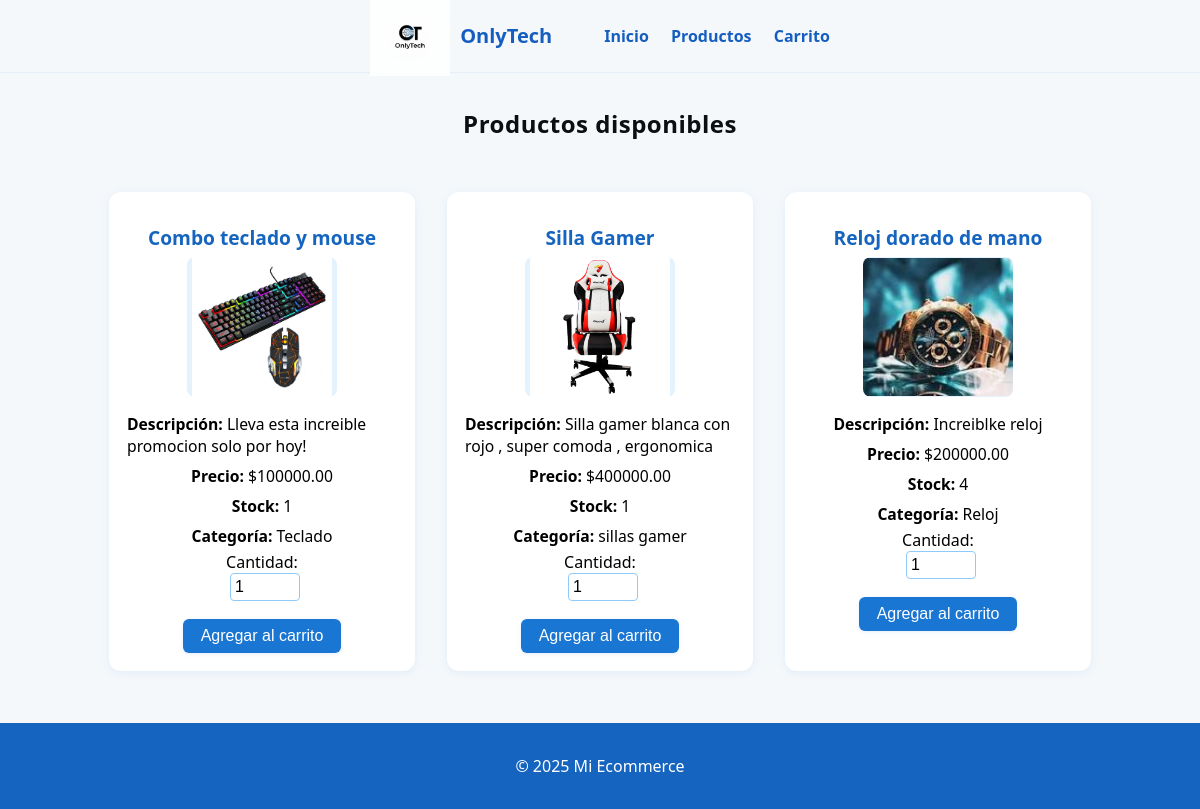
The app's page /, older data.
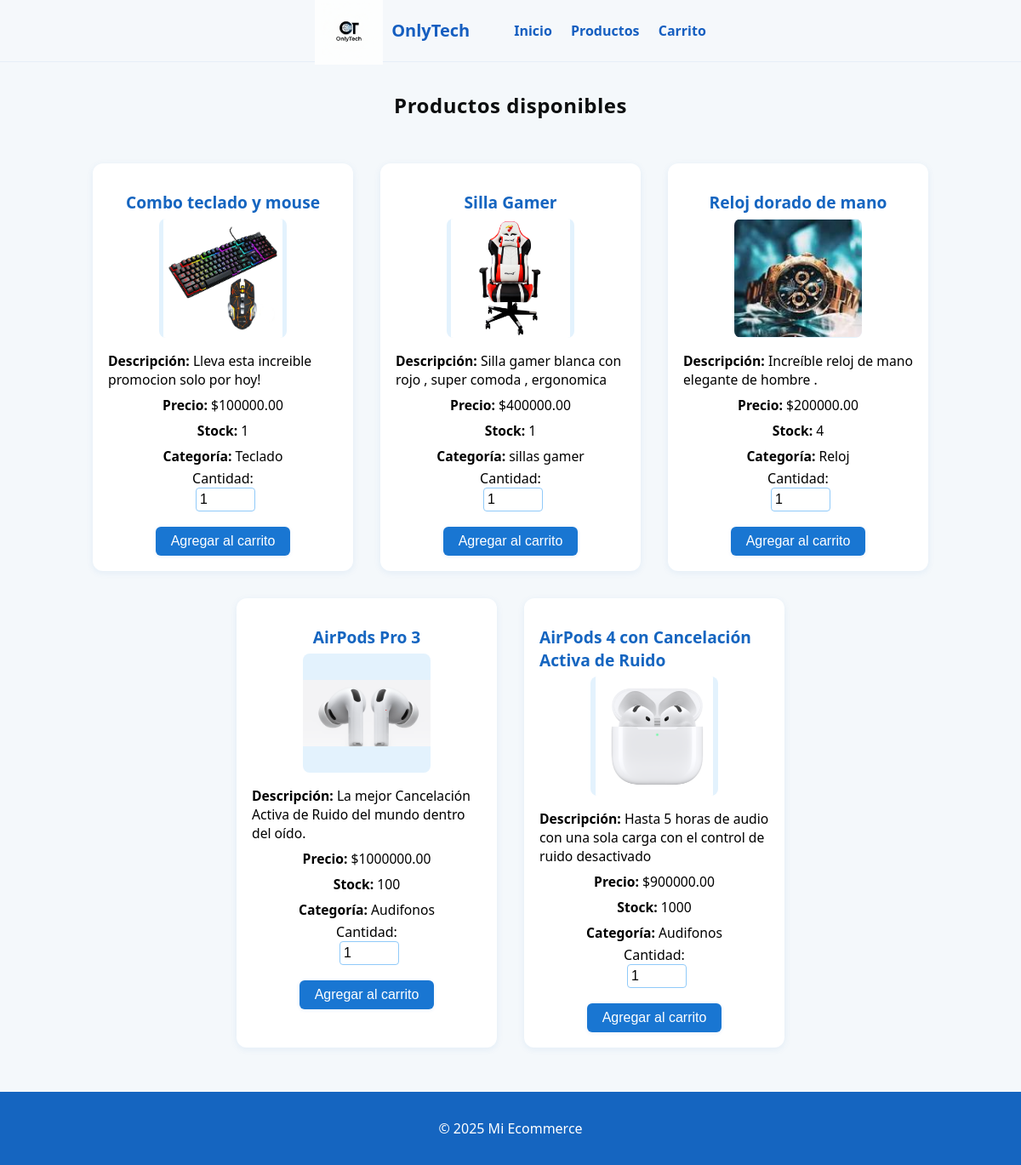
The same page, newer data.
### tienda/models.py (models this page shows, shortened)
class Producto(models.Model):
    nombre = models.CharField(max_length=100)
    descripcion = models.TextField()
    precio = models.DecimalField(max_digits=10, decimal_places=2)
    stock = models.IntegerField()
    categoria = models.ForeignKey(CategoriaProducto, on_delete=models.CASCADE)
    imagen = models.ImageField(upload_to='productos/', null=True, blank=True)  # 👈 NUEVO CAMPO

class CategoriaProducto(models.Model):
    nombre_categoria = models.CharField(max_length=100)

### tienda/views.py (the view)
# urls.py: path('', views.home, name='home'),
def home(request):
    productos = Producto.objects.filter(stock__gt=0)
    return render(request, 'tienda/index.html', {'productos': productos})

### tienda/templates/tienda/index.html
{% extends "tienda/base.html" %}
{% block content %}
<h2>Productos disponibles</h2>
<div class="productos-lista">
    {% for producto in productos %}
        <div class="producto-item">
            <h3>{{ producto.nombre }}</h3>
            {% if producto.imagen %}
                <img src="{{ producto.imagen.url }}" alt="{{ producto.nombre }}" width="150">
            {% endif %}
            <p><strong>Descripción:</strong> {{ producto.descripcion }}</p>
            <p><strong>Precio:</strong> ${{ producto.precio }}</p>
            <p><strong>Stock:</strong> {{ producto.stock }}</p>
            <p><strong>Categoría:</strong> {{ producto.categoria.nombre_categoria }}</p>
            <label for="cantidad-{{ producto.id }}">Cantidad:</label>
            <input type="number" id="cantidad-{{ producto.id }}" class="input-cantidad" min="1" max="{{ producto.stock }}" value="1" style="width:60px;">
            <button class="btn-agregar-carrito" data-id="{{ producto.id }}" data-nombre="{{ producto.nombre }}" data-precio="{{ producto.precio }}" data-stock="{{ producto.stock }}" data-imagen="{% if producto.imagen %}{{ producto.imagen.url }}{% endif %}">Agregar al carrito</button>
        </div>
    {% empty %}
        <p>No hay productos disponibles.</p>
    {% endfor %}
</div>
{% endblock %}

Row changes from the older to the newer data that the page shows:
changed Producto "Reloj dorado de mano": descripcion "Increiblke reloj" → "Increíble reloj de mano elegante de hombre ."
added Producto: nombre "AirPods Pro 3", imagen (picture), descripcion "La mejor Cancelación Activa de Ruido del mundo dentro del oído.", precio "1000000.00", stock "100", categoria.nombre_categoria "Audifonos"
added Producto: nombre "AirPods 4 con Cancelación Activa de Ruido", imagen (picture), descripcion "Hasta 5 horas de audio con una sola carga con el control de ruido desactivado", precio "900000.00", stock "1000", categoria.nombre_categoria "Audifonos"
